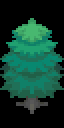

This game map was drawn from its Tiled (.tmx) file and the tilesets committed beside it. A one-line description and the full map source follow:
An orthogonal 2x4 tile map with 32x32 px tiles, 4 tile layers (0, 10, 20, 30).

<map orientation="orthogonal" width="2" height="4" tilewidth="32" tileheight="32"><properties /><tileset firstgid="1" name="default" tilewidth="0" tileheight="0"><properties /><tile id="1"><image source="tree.large.01.0.0.30.png" width="32" height="32" /><properties><property name="wall" value="true" type="bool" /><property name="object" value="tree" type="string" /><property name="season" value="summer" type="string" /><property name="biome" value="forest" type="string" /></properties></tile><tile id="2"><image source="tree.large.01.1.0.30.png" width="32" height="32" /><properties><property name="wall" value="true" type="bool" /><property name="season" value="summer" type="string" /><property name="biome" value="forest" type="string" /><property name="object" value="tree" type="string" /></properties></tile><tile id="3"><image source="tree.large.01.0.1.20.png" width="32" height="32" /><properties><property name="wall" value="true" type="bool" /><property name="season" value="summer" type="string" /><property name="biome" value="forest" type="string" /><property name="object" value="tree" type="string" /></properties></tile><tile id="4"><image source="tree.large.01.1.1.20.png" width="32" height="32" /><properties><property name="wall" value="true" type="bool" /><property name="season" value="summer" type="string" /><property name="biome" value="forest" type="string" /><property name="object" value="tree" type="string" /></properties></tile><tile id="5"><image source="tree.large.01.0.2.10.png" width="32" height="32" /><properties><property name="wall" value="true" type="bool" /><property name="season" value="summer" type="string" /><property name="biome" value="forest" type="string" /><property name="object" value="tree" type="string" /></properties></tile><tile id="6"><image source="tree.large.01.1.2.10.png" width="32" height="32" /><properties><property name="wall" value="true" type="bool" /><property name="object" value="tree" type="string" /><property name="season" value="summer" type="string" /><property name="biome" value="forest" type="string" /></properties></tile><tile id="7"><image source="tree.large.01.0.3.0.png" width="32" height="32" /><properties><property name="wall" value="true" type="bool" /><property name="season" value="summer" type="string" /><property name="biome" value="forest" type="string" /><property name="object" value="tree" type="string" /></properties></tile><tile id="8"><image source="tree.large.01.1.3.0.png" width="32" height="32" /><properties><property name="wall" value="true" type="bool" /><property name="season" value="summer" type="string" /><property name="biome" value="forest" type="string" /><property name="object" value="tree" type="string" /></properties></tile></tileset><layer id="1" width="2" height="4" name="0"><properties /><data encoding="csv" compression="">
0,0,
0,0,
0,0,
8,9
</data></layer><layer id="2" width="2" height="4" name="10"><properties /><data encoding="csv" compression="">
0,0,
0,0,
6,7,
0,0
</data></layer><layer id="3" width="2" height="4" name="20"><properties /><data encoding="csv" compression="">
0,0,
4,5,
0,0,
0,0
</data></layer><layer id="4" width="2" height="4" name="30"><properties /><data encoding="csv" compression="">
2,3,
0,0,
0,0,
0,0
</data></layer></map>